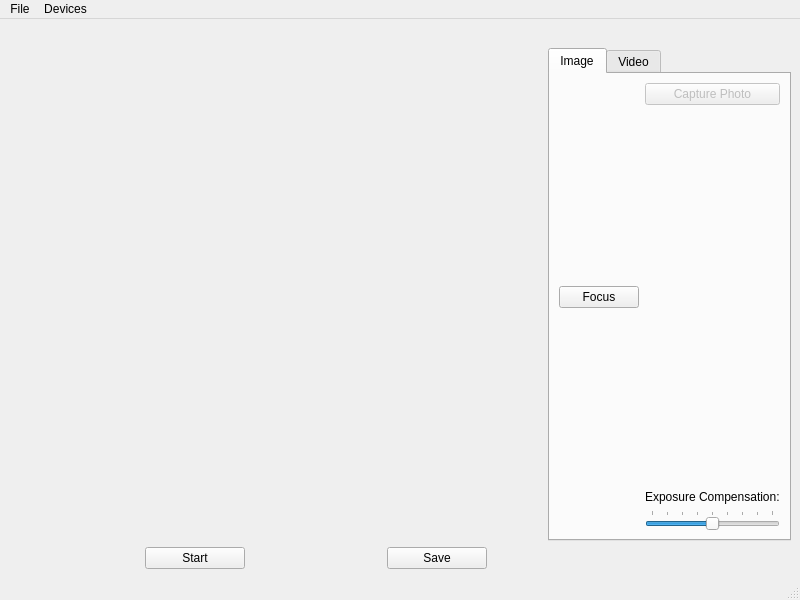
<?xml version="1.0" encoding="UTF-8"?>
<ui version="4.0">
 <class>Camera</class>
 <widget class="QMainWindow" name="Camera">
  <property name="geometry">
   <rect>
    <x>0</x>
    <y>0</y>
    <width>800</width>
    <height>600</height>
   </rect>
  </property>
  <property name="windowTitle">
   <string>Camera</string>
  </property>
  <widget class="QWidget" name="centralwidget">
   <layout class="QGridLayout" name="gridLayout_3">
    <item row="2" column="0" colspan="2">
     <layout class="QHBoxLayout" name="horizontalLayout">
      <item>
       <widget class="QPushButton" name="cameraButton">
        <property name="maximumSize">
         <size>
          <width>100</width>
          <height>30</height>
         </size>
        </property>
        <property name="text">
         <string>Start</string>
        </property>
       </widget>
      </item>
      <item>
       <widget class="QPushButton" name="saveButton">
        <property name="maximumSize">
         <size>
          <width>100</width>
          <height>300</height>
         </size>
        </property>
        <property name="text">
         <string>Save</string>
        </property>
       </widget>
      </item>
     </layout>
    </item>
    <item row="1" column="1" colspan="3">
     <widget class="QTabWidget" name="captureWidget">
      <property name="currentIndex">
       <number>0</number>
      </property>
      <widget class="QWidget" name="tab_2">
       <attribute name="title">
        <string>Image</string>
       </attribute>
       <layout class="QGridLayout" name="gridLayout">
        <item row="2" column="1">
         <widget class="QLabel" name="label">
          <property name="text">
           <string>Exposure Compensation:</string>
          </property>
         </widget>
        </item>
        <item row="0" column="1">
         <widget class="QPushButton" name="takeImageButton">
          <property name="enabled">
           <bool>false</bool>
          </property>
          <property name="text">
           <string>Capture Photo</string>
          </property>
          <property name="icon">
           <iconset resource="camera.qrc">
            <normaloff>:/images/shutter.svg</normaloff>:/images/shutter.svg</iconset>
          </property>
         </widget>
        </item>
        <item row="3" column="1">
         <widget class="QSlider" name="exposureCompensation">
          <property name="minimum">
           <number>-4</number>
          </property>
          <property name="maximum">
           <number>4</number>
          </property>
          <property name="pageStep">
           <number>2</number>
          </property>
          <property name="orientation">
           <enum>Qt::Horizontal</enum>
          </property>
          <property name="tickPosition">
           <enum>QSlider::TicksAbove</enum>
          </property>
         </widget>
        </item>
        <item row="1" column="1">
         <spacer name="verticalSpacer_2">
          <property name="orientation">
           <enum>Qt::Vertical</enum>
          </property>
          <property name="sizeHint" stdset="0">
           <size>
            <width>20</width>
            <height>161</height>
           </size>
          </property>
         </spacer>
        </item>
        <item row="1" column="0">
         <widget class="QPushButton" name="lockButton">
          <property name="text">
           <string>Focus</string>
          </property>
         </widget>
        </item>
       </layout>
      </widget>
      <widget class="QWidget" name="tab">
       <attribute name="title">
        <string>Video</string>
       </attribute>
       <layout class="QGridLayout" name="gridLayout_2">
        <item row="0" column="0">
         <widget class="QPushButton" name="recordButton">
          <property name="text">
           <string>Record</string>
          </property>
         </widget>
        </item>
        <item row="1" column="0">
         <widget class="QPushButton" name="pauseButton">
          <property name="text">
           <string>Pause</string>
          </property>
         </widget>
        </item>
        <item row="2" column="0">
         <widget class="QPushButton" name="stopButton">
          <property name="text">
           <string>Stop</string>
          </property>
         </widget>
        </item>
        <item row="3" column="0">
         <spacer name="verticalSpacer">
          <property name="orientation">
           <enum>Qt::Vertical</enum>
          </property>
          <property name="sizeHint" stdset="0">
           <size>
            <width>20</width>
            <height>76</height>
           </size>
          </property>
         </spacer>
        </item>
        <item row="4" column="0">
         <widget class="QPushButton" name="muteButton">
          <property name="text">
           <string>Mute</string>
          </property>
          <property name="checkable">
           <bool>true</bool>
          </property>
         </widget>
        </item>
       </layout>
      </widget>
     </widget>
    </item>
    <item row="1" column="0">
     <widget class="QStackedWidget" name="stackedWidget">
      <property name="sizePolicy">
       <sizepolicy hsizetype="Preferred" vsizetype="Preferred">
        <horstretch>1</horstretch>
        <verstretch>0</verstretch>
       </sizepolicy>
      </property>
      <property name="palette">
       <palette>
        <active>
         <colorrole role="Base">
          <brush brushstyle="SolidPattern">
           <color alpha="255">
            <red>255</red>
            <green>255</green>
            <blue>255</blue>
           </color>
          </brush>
         </colorrole>
         <colorrole role="Window">
          <brush brushstyle="SolidPattern">
           <color alpha="255">
            <red>145</red>
            <green>145</green>
            <blue>145</blue>
           </color>
          </brush>
         </colorrole>
        </active>
        <inactive>
         <colorrole role="Base">
          <brush brushstyle="SolidPattern">
           <color alpha="255">
            <red>255</red>
            <green>255</green>
            <blue>255</blue>
           </color>
          </brush>
         </colorrole>
         <colorrole role="Window">
          <brush brushstyle="SolidPattern">
           <color alpha="255">
            <red>145</red>
            <green>145</green>
            <blue>145</blue>
           </color>
          </brush>
         </colorrole>
        </inactive>
        <disabled>
         <colorrole role="Base">
          <brush brushstyle="SolidPattern">
           <color alpha="255">
            <red>145</red>
            <green>145</green>
            <blue>145</blue>
           </color>
          </brush>
         </colorrole>
         <colorrole role="Window">
          <brush brushstyle="SolidPattern">
           <color alpha="255">
            <red>145</red>
            <green>145</green>
            <blue>145</blue>
           </color>
          </brush>
         </colorrole>
        </disabled>
       </palette>
      </property>
      <property name="currentIndex">
       <number>0</number>
      </property>
      <widget class="QWidget" name="viewfinderPage">
       <layout class="QGridLayout" name="gridLayout_5">
        <item row="0" column="0">
         <widget class="QCameraViewfinder" name="viewfinder" native="true"/>
        </item>
       </layout>
      </widget>
      <widget class="QWidget" name="previewPage">
       <layout class="QGridLayout" name="gridLayout_4">
        <item row="0" column="0">
         <widget class="QLabel" name="lastImagePreviewLabel">
          <property name="sizePolicy">
           <sizepolicy hsizetype="Preferred" vsizetype="MinimumExpanding">
            <horstretch>0</horstretch>
            <verstretch>0</verstretch>
           </sizepolicy>
          </property>
          <property name="frameShape">
           <enum>QFrame::Box</enum>
          </property>
          <property name="text">
           <string/>
          </property>
          <property name="pixmap">
           <pixmap resource="camera.qrc">:/images/logo.png</pixmap>
          </property>
         </widget>
        </item>
       </layout>
      </widget>
     </widget>
    </item>
    <item row="0" column="0" colspan="4">
     <widget class="QLabel" name="headerLabel">
      <property name="text">
       <string/>
      </property>
      <property name="pixmap">
       <pixmap resource="camera.qrc">:/images/header.png</pixmap>
      </property>
     </widget>
    </item>
   </layout>
  </widget>
  <widget class="QMenuBar" name="menubar">
   <property name="geometry">
    <rect>
     <x>0</x>
     <y>0</y>
     <width>800</width>
     <height>24</height>
    </rect>
   </property>
   <widget class="QMenu" name="menuFile">
    <property name="title">
     <string>File</string>
    </property>
    <addaction name="actionStartCamera"/>
    <addaction name="actionStopCamera"/>
    <addaction name="separator"/>
    <addaction name="actionSettings"/>
    <addaction name="separator"/>
    <addaction name="actionExit"/>
   </widget>
   <widget class="QMenu" name="menuDevices">
    <property name="title">
     <string>Devices</string>
    </property>
   </widget>
   <addaction name="menuFile"/>
   <addaction name="menuDevices"/>
  </widget>
  <widget class="QStatusBar" name="statusbar"/>
  <action name="actionExit">
   <property name="text">
    <string>Exit</string>
   </property>
  </action>
  <action name="actionStartCamera">
   <property name="text">
    <string>Start Camera</string>
   </property>
  </action>
  <action name="actionStopCamera">
   <property name="text">
    <string>Stop Camera</string>
   </property>
  </action>
  <action name="actionSettings">
   <property name="text">
    <string>Settings</string>
   </property>
  </action>
 </widget>
 <customwidgets>
  <customwidget>
   <class>QCameraViewfinder</class>
   <extends>QWidget</extends>
   <header>qcameraviewfinder.h</header>
   <container>1</container>
  </customwidget>
 </customwidgets>
 <resources>
  <include location="camera.qrc"/>
 </resources>
 <connections>
  <connection>
   <sender>recordButton</sender>
   <signal>clicked()</signal>
   <receiver>Camera</receiver>
   <slot>record()</slot>
   <hints>
    <hint type="sourcelabel">
     <x>647</x>
     <y>149</y>
    </hint>
    <hint type="destinationlabel">
     <x>61</x>
     <y>238</y>
    </hint>
   </hints>
  </connection>
  <connection>
   <sender>stopButton</sender>
   <signal>clicked()</signal>
   <receiver>Camera</receiver>
   <slot>stop()</slot>
   <hints>
    <hint type="sourcelabel">
     <x>647</x>
     <y>225</y>
    </hint>
    <hint type="destinationlabel">
     <x>140</x>
     <y>236</y>
    </hint>
   </hints>
  </connection>
  <connection>
   <sender>pauseButton</sender>
   <signal>clicked()</signal>
   <receiver>Camera</receiver>
   <slot>pause()</slot>
   <hints>
    <hint type="sourcelabel">
     <x>647</x>
     <y>187</y>
    </hint>
    <hint type="destinationlabel">
     <x>234</x>
     <y>237</y>
    </hint>
   </hints>
  </connection>
  <connection>
   <sender>actionExit</sender>
   <signal>triggered()</signal>
   <receiver>Camera</receiver>
   <slot>close()</slot>
   <hints>
    <hint type="sourcelabel">
     <x>-1</x>
     <y>-1</y>
    </hint>
    <hint type="destinationlabel">
     <x>154</x>
     <y>130</y>
    </hint>
   </hints>
  </connection>
  <connection>
   <sender>takeImageButton</sender>
   <signal>clicked()</signal>
   <receiver>Camera</receiver>
   <slot>takeImage()</slot>
   <hints>
    <hint type="sourcelabel">
     <x>625</x>
     <y>132</y>
    </hint>
    <hint type="destinationlabel">
     <x>603</x>
     <y>169</y>
    </hint>
   </hints>
  </connection>
  <connection>
   <sender>lockButton</sender>
   <signal>clicked()</signal>
   <receiver>Camera</receiver>
   <slot>toggleLock()</slot>
   <hints>
    <hint type="sourcelabel">
     <x>658</x>
     <y>75</y>
    </hint>
    <hint type="destinationlabel">
     <x>453</x>
     <y>119</y>
    </hint>
   </hints>
  </connection>
  <connection>
   <sender>muteButton</sender>
   <signal>toggled(bool)</signal>
   <receiver>Camera</receiver>
   <slot>setMuted(bool)</slot>
   <hints>
    <hint type="sourcelabel">
     <x>647</x>
     <y>377</y>
    </hint>
    <hint type="destinationlabel">
     <x>5</x>
     <y>280</y>
    </hint>
   </hints>
  </connection>
  <connection>
   <sender>exposureCompensation</sender>
   <signal>valueChanged(int)</signal>
   <receiver>Camera</receiver>
   <slot>setExposureCompensation(int)</slot>
   <hints>
    <hint type="sourcelabel">
     <x>559</x>
     <y>367</y>
    </hint>
    <hint type="destinationlabel">
     <x>665</x>
     <y>365</y>
    </hint>
   </hints>
  </connection>
  <connection>
   <sender>actionSettings</sender>
   <signal>triggered()</signal>
   <receiver>Camera</receiver>
   <slot>configureCaptureSettings()</slot>
   <hints>
    <hint type="sourcelabel">
     <x>-1</x>
     <y>-1</y>
    </hint>
    <hint type="destinationlabel">
     <x>333</x>
     <y>210</y>
    </hint>
   </hints>
  </connection>
  <connection>
   <sender>actionStartCamera</sender>
   <signal>triggered()</signal>
   <receiver>Camera</receiver>
   <slot>startCamera()</slot>
   <hints>
    <hint type="sourcelabel">
     <x>-1</x>
     <y>-1</y>
    </hint>
    <hint type="destinationlabel">
     <x>333</x>
     <y>210</y>
    </hint>
   </hints>
  </connection>
  <connection>
   <sender>actionStopCamera</sender>
   <signal>triggered()</signal>
   <receiver>Camera</receiver>
   <slot>stopCamera()</slot>
   <hints>
    <hint type="sourcelabel">
     <x>-1</x>
     <y>-1</y>
    </hint>
    <hint type="destinationlabel">
     <x>333</x>
     <y>210</y>
    </hint>
   </hints>
  </connection>
  <connection>
   <sender>cameraButton</sender>
   <signal>clicked()</signal>
   <receiver>Camera</receiver>
   <slot>startCamera()</slot>
   <hints>
    <hint type="sourcelabel">
     <x>60</x>
     <y>544</y>
    </hint>
    <hint type="destinationlabel">
     <x>399</x>
     <y>299</y>
    </hint>
   </hints>
  </connection>
 </connections>
 <slots>
  <slot>record()</slot>
  <slot>pause()</slot>
  <slot>stop()</slot>
  <slot>enablePreview(bool)</slot>
  <slot>configureCaptureSettings()</slot>
  <slot>takeImage()</slot>
  <slot>startCamera()</slot>
  <slot>toggleLock()</slot>
  <slot>setMuted(bool)</slot>
  <slot>stopCamera()</slot>
  <slot>setExposureCompensation(int)</slot>
 </slots>
</ui>
